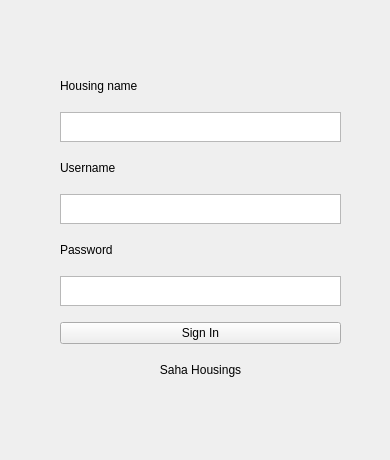
<?xml version="1.0" encoding="UTF-8"?>
<ui version="4.0">
 <class>SignInHousing</class>
 <widget class="QWidget" name="SignInHousing">
  <property name="geometry">
   <rect>
    <x>0</x>
    <y>0</y>
    <width>390</width>
    <height>460</height>
   </rect>
  </property>
  <property name="minimumSize">
   <size>
    <width>390</width>
    <height>460</height>
   </size>
  </property>
  <property name="maximumSize">
   <size>
    <width>390</width>
    <height>460</height>
   </size>
  </property>
  <property name="windowTitle">
   <string>Saha Housings - Sign In to a Housing</string>
  </property>
  <widget class="QWidget" name="verticalLayoutWidget">
   <property name="geometry">
    <rect>
     <x>60</x>
     <y>60</y>
     <width>281</width>
     <height>341</height>
    </rect>
   </property>
   <layout class="QVBoxLayout" name="verticalLayout">
    <property name="spacing">
     <number>0</number>
    </property>
    <item>
     <widget class="QLabel" name="housingNameLabel">
      <property name="maximumSize">
       <size>
        <width>16777215</width>
        <height>20</height>
       </size>
      </property>
      <property name="text">
       <string>Housing name</string>
      </property>
     </widget>
    </item>
    <item>
     <widget class="QTextEdit" name="housingNameTextEdit">
      <property name="maximumSize">
       <size>
        <width>16777215</width>
        <height>30</height>
       </size>
      </property>
     </widget>
    </item>
    <item>
     <widget class="QLabel" name="usernameLabel">
      <property name="maximumSize">
       <size>
        <width>16777215</width>
        <height>20</height>
       </size>
      </property>
      <property name="text">
       <string>Username</string>
      </property>
     </widget>
    </item>
    <item>
     <widget class="QTextEdit" name="usernameTextEdit">
      <property name="maximumSize">
       <size>
        <width>16777212</width>
        <height>30</height>
       </size>
      </property>
     </widget>
    </item>
    <item>
     <widget class="QLabel" name="passwordLabel">
      <property name="maximumSize">
       <size>
        <width>16777215</width>
        <height>20</height>
       </size>
      </property>
      <property name="text">
       <string>Password</string>
      </property>
     </widget>
    </item>
    <item>
     <widget class="QTextEdit" name="passwordTextEdit">
      <property name="maximumSize">
       <size>
        <width>16777215</width>
        <height>30</height>
       </size>
      </property>
     </widget>
    </item>
    <item>
     <widget class="QPushButton" name="signinHousingButton">
      <property name="text">
       <string>Sign In</string>
      </property>
     </widget>
    </item>
    <item>
     <widget class="QLabel" name="crLabel">
      <property name="maximumSize">
       <size>
        <width>16777215</width>
        <height>20</height>
       </size>
      </property>
      <property name="text">
       <string>Saha Housings</string>
      </property>
      <property name="alignment">
       <set>Qt::AlignCenter</set>
      </property>
     </widget>
    </item>
   </layout>
  </widget>
 </widget>
 <resources/>
 <connections/>
</ui>
